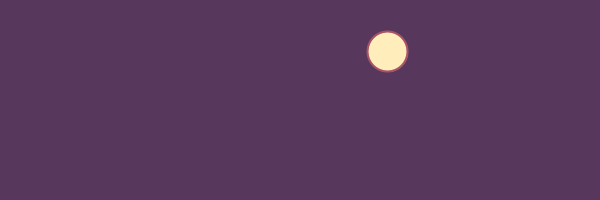
Frame 1 (no input)
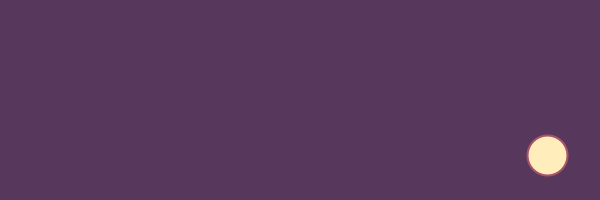
Frame 60 (the mouse pressed at the canvas centre just before this capture)
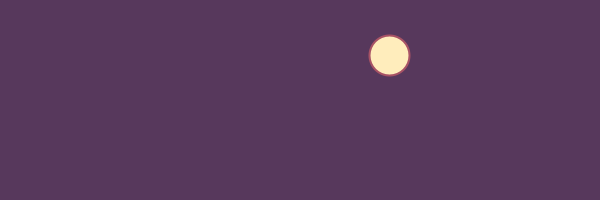
Frame 120 (the mouse held since frame 60 and released just before this capture)

The Processing sketch that drew these frames (run headless with seeded random() and noise(); from frame 60 on, the mouse is pressed at the canvas centre):

// Processing sketch: processing_145583
// ── processing_145583.pde

float x;
float y;
float d;

float speedX;
float speedY;

float dirX = 1;
float dirY = 1;

void setup ()
{
  size (600, 200); 
  smooth();


  x = random (width);
  y = random (0, height);

  speedX = random (1, 4);
  speedY = random (1, 4);

  d = 40;
}

void draw ()
{
  background (#57385c);
  
  // zeichnen

  stroke (#A75265);
  strokeWeight (2);
  fill (#ffedbc);
  ellipse (x, y, d, d);
  
  // bewegen

  x+= speedX*dirX;
  y+= speedY*dirY;
  
  // randüberprüfung

  if (x > width-d/2)
  {
    x = width-d/2;
    dirX *= -1;

    speedX = random (1, 4);
    speedY = random (1, 4);
  }

  if (x < d/2)
  {
    x = d/2;
    dirX *= -1;

    speedX = random (1, 4);
    speedY = random (1, 4);
  }

  if (y > height-d/2)
  {
    y = height-d/2;
    dirY *= -1;

    speedX = random (1, 4);
    speedY = random (1, 4);
  }

  if (y < d/2)
  {
    y = d/2;
    dirY *= -1;

    speedX = random (1, 4);
    speedY = random (1, 4);
  }
}
